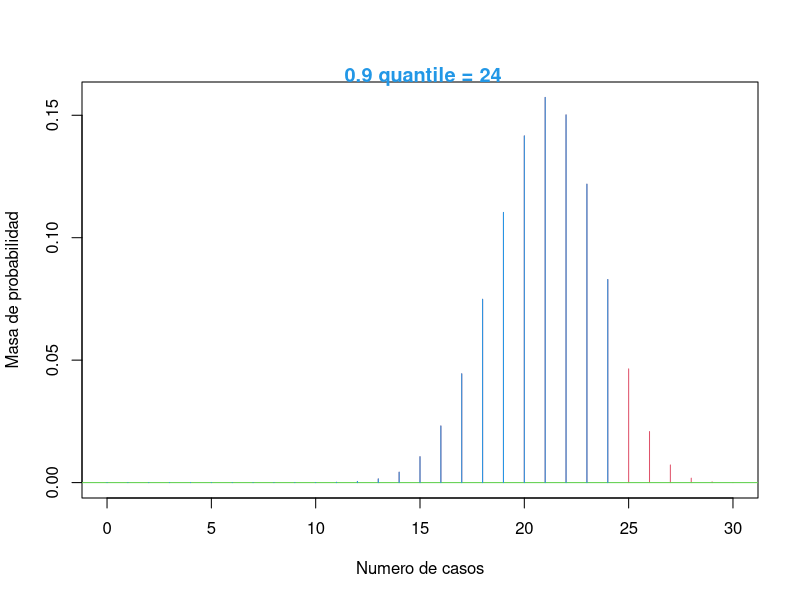
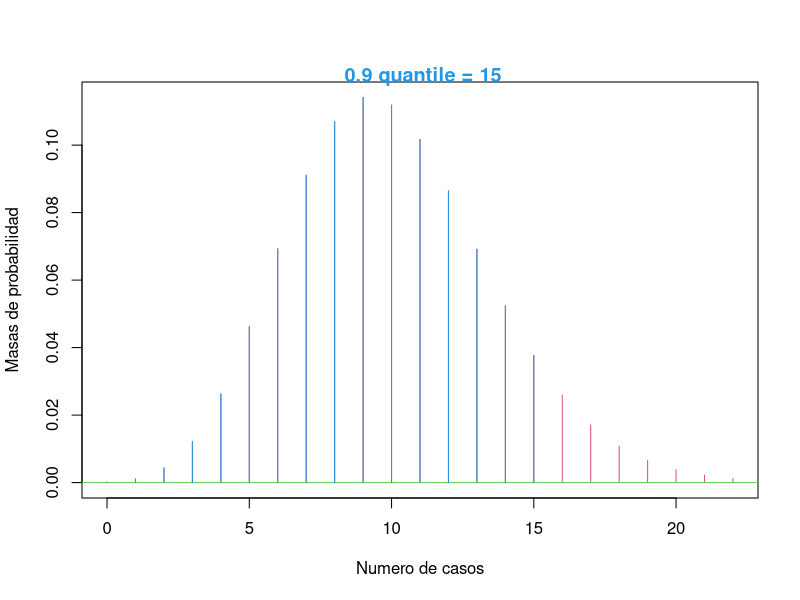

Source code (R) for these figures, in order:
## ---- chunk 1
knitr::opts_chunk$set(echo = TRUE)
## ---- chunk 2
Binomial.Plot <-function(n, p, low=0, high=n,scale = F, a=NA,b=NA,calcProb=!all(is.na(c(a,b))),quantile=NA,calcQuant=!is.na(quantile)){
  # Binomial
  sd = sqrt(n * p * (1 - p))
  if(scale && (n > 10)) {
    low = max(0, round(n * p - 3 * sd))
    high = min(n, round(n * p + 3 * sd))
  }
  values = low:high
  probs = dbinom(values, n, p)
  plot(c(low,high), c(0,max(probs)), type = "n", 
       xlab = "Numero de casos",
       ylab = "Masa de probabilidad",
       main = "")
  lines(values, probs, type = "h", col = 2)
  abline(h=0,col=3)
  if(calcProb) {
    if(is.na(a))
      a = 0
    if(is.na(b))
      b = n
    if(a > b) {
      d = a
      a = b
      b = d
    }
    a = round(a)
    b = round(b)
    prob = pbinom(b,n,p) - pbinom(a-1,n,p)
    title(paste("P(",a," <= N <= ",b,") = ",round(prob,6),sep=""),line=0,col.main=4)
    u = seq(max(c(a,low)),min(c(b,high)),by=1)
    v = dbinom(u,n,p)
    lines(u,v,type="h",col=4)
  }
  else if(calcQuant==T) {
    if(quantile < 0 || quantile > 1)
      stop("El cuantil debe estar entre 0 y 1")
    x = qbinom(quantile,n,p)
    title(paste(" ",quantile," quantile = ",x,sep=""),line=0,col.main=4)
    u = 0:x
    v = dbinom(u,n,p)
    lines(u,v,type="h",col=4)
  }
  return(invisible())
}
## ---- chunk 3
Binomial.Plot(30,.7, quantile = 0.9)
## ---- chunk 4
BinNeg.Plot <- function(n, p, low=0, high=n,scale = F, a=NA,b=NA,calcProb=!all(is.na(c(a,b))),quantile=NA,calcQuant=!is.na(quantile)){
  #Binomial Negativa
  sd = (sqrt(n*(1-p)))/p
  low = max(0, round(n * (1-p) -4 * sd))
  high = min(n, round(n * (1-p) + 4 * sd))
  values = low:high
  probs = dnbinom(values, n, p)
  plot(c(low,high), c(0,max(probs)), type = "n", 
       xlab = "Numero de casos",
       ylab = "Masas de probabilidad",
       main = "")
  lines(values, probs, type = "h", col = 2)
  abline(h=0,col=3)
  if(calcProb) {
    if(is.na(a))
      a = 0
    if(is.na(b))
      b = n
    if(a > b) {
      d = a
      a = b
      b = d
    }
    a = round(a)
    b = round(b)
    prob = pnbinom(b,n,p) - pnbinom(a-1,n,p)
    title(paste("P(",a," <= N <= ",b,") = ",round(prob,6),sep=""),line=0,col.main=4)
    u = seq(max(c(a,low)),min(c(b,high)),by=1)
    v = dnbinom(u,n,p)
    lines(u,v,type="h",col=4)
  }
  else if(calcQuant==T) {
    if(quantile < 0 || quantile > 1)
      stop("El cuantil debe estar entre 0 y 1")
    x = qnbinom(quantile,n,p)
    title(paste(" ",quantile," quantile = ",x,sep=""),line=0,col.main=4)
    u = 0:x
    v = dnbinom(u,n,p)
    lines(u,v,type="h",col=4)
  }
  return(invisible())
} 
## ---- chunk 5
BinNeg.Plot(40,.8, quantile = 0.9)
